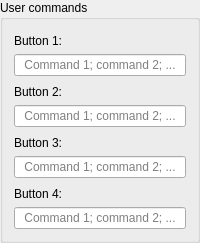
                                        <widget class="GroupBox" name="groupBox_5">
                                            <property name="title">
                                                <string>User commands</string>
                                            </property>
                                            <layout class="QVBoxLayout" name="verticalLayout_12">
                                                <item>
                                                    <widget class="QLabel" name="label_34">
                                                        <property name="styleSheet">
                                                            <string notr="true">padding-top: 3;</string>
                                                        </property>
                                                        <property name="text">
                                                            <string>Button 1:</string>
                                                        </property>
                                                        <property name="indent">
                                                            <number>0</number>
                                                        </property>
                                                    </widget>
                                                </item>
                                                <item>
                                                    <widget class="QLineEdit" name="txtUserCommand0">
                                                        <property name="alignment">
                                                            <set>Qt::AlignCenter</set>
                                                        </property>
                                                        <property name="placeholderText">
                                                            <string>Command 1; command 2; ...</string>
                                                        </property>
                                                    </widget>
                                                </item>
                                                <item>
                                                    <widget class="QLabel" name="label_36">
                                                        <property name="styleSheet">
                                                            <string notr="true">padding-top: 3;</string>
                                                        </property>
                                                        <property name="text">
                                                            <string>Button 2:</string>
                                                        </property>
                                                        <property name="indent">
                                                            <number>0</number>
                                                        </property>
                                                    </widget>
                                                </item>
                                                <item>
                                                    <widget class="QLineEdit" name="txtUserCommand1">
                                                        <property name="alignment">
                                                            <set>Qt::AlignCenter</set>
                                                        </property>
                                                        <property name="placeholderText">
                                                            <string>Command 1; command 2; ...</string>
                                                        </property>
                                                    </widget>
                                                </item>
                                                <item>
                                                    <widget class="QLabel" name="label_37">
                                                        <property name="styleSheet">
                                                            <string notr="true">padding-top: 3;</string>
                                                        </property>
                                                        <property name="text">
                                                            <string>Button 3:</string>
                                                        </property>
                                                        <property name="indent">
                                                            <number>0</number>
                                                        </property>
                                                    </widget>
                                                </item>
                                                <item>
                                                    <widget class="QLineEdit" name="txtUserCommand2">
                                                        <property name="alignment">
                                                            <set>Qt::AlignCenter</set>
                                                        </property>
                                                        <property name="placeholderText">
                                                            <string>Command 1; command 2; ...</string>
                                                        </property>
                                                    </widget>
                                                </item>
                                                <item>
                                                    <widget class="QLabel" name="label_39">
                                                        <property name="styleSheet">
                                                            <string notr="true">padding-top: 3;</string>
                                                        </property>
                                                        <property name="text">
                                                            <string>Button 4:</string>
                                                        </property>
                                                        <property name="indent">
                                                            <number>0</number>
                                                        </property>
                                                    </widget>
                                                </item>
                                                <item>
                                                    <widget class="QLineEdit" name="txtUserCommand3">
                                                        <property name="alignment">
                                                            <set>Qt::AlignCenter</set>
                                                        </property>
                                                        <property name="placeholderText">
                                                            <string>Command 1; command 2; ...</string>
                                                        </property>
                                                    </widget>
                                                </item>
                                            </layout>
                                        </widget>
